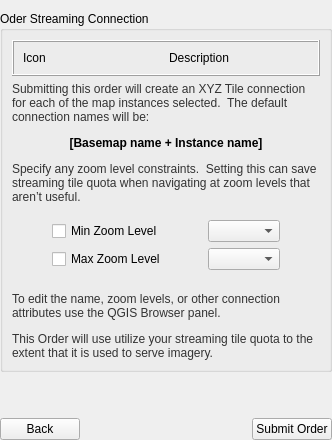
     <widget class="QWidget" name="orderStreamingPage">
      <layout class="QVBoxLayout" name="verticalLayout_16">
       <property name="leftMargin">
        <number>0</number>
       </property>
       <property name="rightMargin">
        <number>0</number>
       </property>
       <property name="bottomMargin">
        <number>0</number>
       </property>
       <item>
        <widget class="QGroupBox" name="groupBox_3">
         <property name="title">
          <string>Oder Streaming Connection</string>
         </property>
         <layout class="QVBoxLayout" name="verticalLayout_15">
          <item>
           <widget class="QFrame" name="frame_2">
            <property name="frameShape">
             <enum>QFrame::Box</enum>
            </property>
            <property name="frameShadow">
             <enum>QFrame::Raised</enum>
            </property>
            <layout class="QHBoxLayout" name="horizontalLayout_10">
             <item>
              <widget class="QLabel" name="labelStreamingOrderIcon">
               <property name="text">
                <string>Icon</string>
               </property>
              </widget>
             </item>
             <item>
              <widget class="QLabel" name="labelStreamingOrderDescription">
               <property name="text">
                <string>Description</string>
               </property>
              </widget>
             </item>
            </layout>
           </widget>
          </item>
          <item>
           <widget class="QLabel" name="label_9">
            <property name="text">
             <string>&lt;html&gt;&lt;head/&gt;&lt;body&gt;&lt;p&gt;&lt;span style=&quot; font-family:'ArialMT,Arial'; font-size:12px; color:#333333;&quot;&gt;Submitting this order will create an XYZ Tile connection for each of the map instances selected.  The default connection names will be:&lt;/span&gt;&lt;/p&gt;&lt;p align=&quot;center&quot;&gt;&lt;span style=&quot; font-family:'Helvetica-Bold,Helvetica Bold,Helvetica'; font-size:12px; font-weight:696; color:#000000;&quot;&gt;[Basemap name + Instance name]&lt;/span&gt;&lt;/p&gt;&lt;p&gt;&lt;span style=&quot; font-family:'ArialMT,Arial'; font-size:12px; color:#333333;&quot;&gt;Specify any zoom level constraints.  Setting this can save streaming tile quota when navigating at zoom levels that aren’t useful.&lt;/span&gt;&lt;/p&gt;&lt;/body&gt;&lt;/html&gt;</string>
            </property>
            <property name="wordWrap">
             <bool>true</bool>
            </property>
           </widget>
          </item>
          <item>
           <layout class="QGridLayout" name="gridLayout_3">
            <property name="topMargin">
             <number>10</number>
            </property>
            <property name="bottomMargin">
             <number>10</number>
            </property>
            <item row="1" column="2">
             <widget class="QComboBox" name="comboMaxZoomLevel"/>
            </item>
            <item row="1" column="1">
             <widget class="QCheckBox" name="chkMaxZoomLevel">
              <property name="text">
               <string>Max Zoom Level</string>
              </property>
             </widget>
            </item>
            <item row="0" column="2">
             <widget class="QComboBox" name="comboMinZoomLevel">
              <property name="minimumSize">
               <size>
                <width>0</width>
                <height>0</height>
               </size>
              </property>
             </widget>
            </item>
            <item row="0" column="3">
             <spacer name="horizontalSpacer_10">
              <property name="orientation">
               <enum>Qt::Horizontal</enum>
              </property>
              <property name="sizeHint" stdset="0">
               <size>
                <width>40</width>
                <height>20</height>
               </size>
              </property>
             </spacer>
            </item>
            <item row="0" column="0">
             <spacer name="horizontalSpacer_9">
              <property name="orientation">
               <enum>Qt::Horizontal</enum>
              </property>
              <property name="sizeHint" stdset="0">
               <size>
                <width>40</width>
                <height>20</height>
               </size>
              </property>
             </spacer>
            </item>
            <item row="0" column="1">
             <widget class="QCheckBox" name="chkMinZoomLevel">
              <property name="minimumSize">
               <size>
                <width>150</width>
                <height>0</height>
               </size>
              </property>
              <property name="text">
               <string>Min Zoom Level</string>
              </property>
             </widget>
            </item>
            <item row="2" column="1" colspan="2">
             <widget class="QFrame" name="frameRenderingOptions">
              <property name="frameShape">
               <enum>QFrame::NoFrame</enum>
              </property>
              <property name="frameShadow">
               <enum>QFrame::Raised</enum>
              </property>
             </widget>
            </item>
           </layout>
          </item>
          <item>
           <widget class="QLabel" name="label_10">
            <property name="text">
             <string>&lt;html&gt;&lt;head/&gt;&lt;body&gt;&lt;p&gt;&lt;span style=&quot; font-family:'ArialMT,Arial'; font-size:12px; color:#333333;&quot;&gt;To edit the name, zoom levels, or other connection attributes use the QGIS Browser panel.&lt;/span&gt;&lt;/p&gt;&lt;p&gt;&lt;span style=&quot; font-family:'ArialMT,Arial'; font-size:12px; color:#333333;&quot;&gt;This Order will use utilize your streaming tile quota to the extent that it is used to serve imagery.&lt;/span&gt;&lt;/p&gt;&lt;/body&gt;&lt;/html&gt;</string>
            </property>
            <property name="wordWrap">
             <bool>true</bool>
            </property>
           </widget>
          </item>
         </layout>
        </widget>
       </item>
       <item>
        <spacer name="verticalSpacer_4">
         <property name="orientation">
          <enum>Qt::Vertical</enum>
         </property>
         <property name="sizeHint" stdset="0">
          <size>
           <width>20</width>
           <height>40</height>
          </size>
         </property>
        </spacer>
       </item>
       <item>
        <layout class="QHBoxLayout" name="horizontalLayout_11">
         <item>
          <widget class="QPushButton" name="btnBackStreamingPage">
           <property name="text">
            <string>Back</string>
           </property>
          </widget>
         </item>
         <item>
          <spacer name="horizontalSpacer_11">
           <property name="orientation">
            <enum>Qt::Horizontal</enum>
           </property>
           <property name="sizeHint" stdset="0">
            <size>
             <width>40</width>
             <height>20</height>
            </size>
           </property>
          </spacer>
         </item>
         <item>
          <widget class="QPushButton" name="btnSubmitOrderStreaming">
           <property name="text">
            <string>Submit Order</string>
           </property>
          </widget>
         </item>
        </layout>
       </item>
      </layout>
     </widget>
